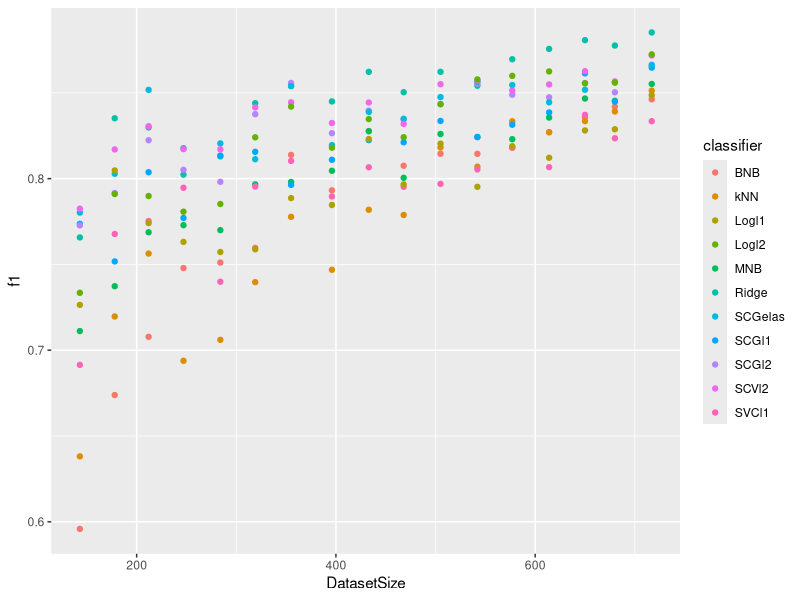
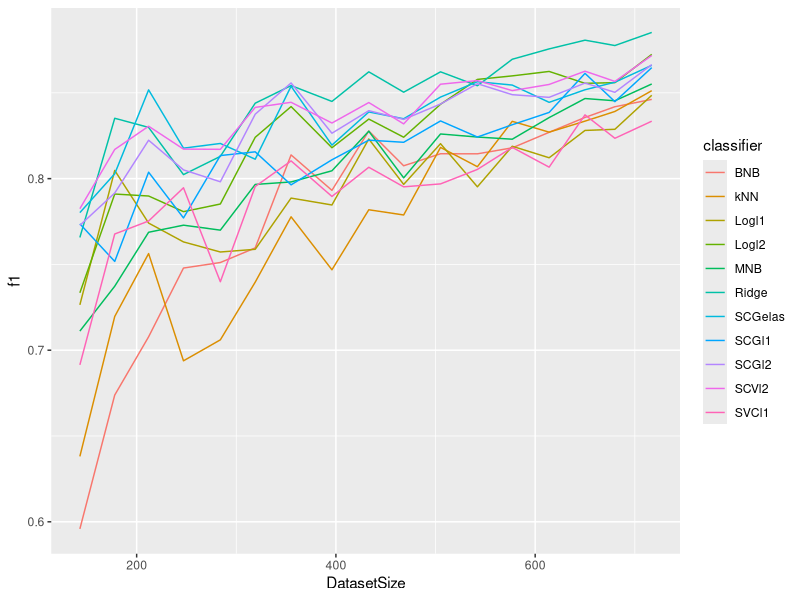

R code for these plots, in order:
setwd("D:/Study/Thesis/Experiments/Util/RPlots")
library("ggplot2")
mydata = read.csv("01_f1.csv")
qplot(DatasetSize, f1, data=mydata, colour=classifier)
qplot(DatasetSize, f1, data=mydata, geom='line', color=classifier)